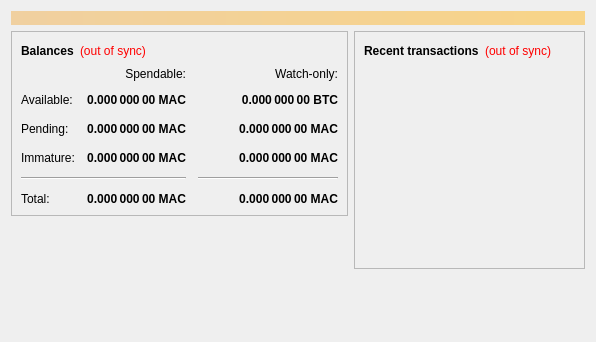
<?xml version="1.0" encoding="UTF-8"?>
<ui version="4.0">
 <class>OverviewPage</class>
 <widget class="QWidget" name="OverviewPage">
  <property name="geometry">
   <rect>
    <x>0</x>
    <y>0</y>
    <width>596</width>
    <height>342</height>
   </rect>
  </property>
  <property name="windowTitle">
   <string>Form</string>
  </property>
  <layout class="QVBoxLayout" name="topLayout">
   <item>
    <widget class="QLabel" name="labelAlerts">
     <property name="visible">
      <bool>false</bool>
     </property>
     <property name="styleSheet">
      <string notr="true">background-color: qlineargradient(x1: 0, y1: 0, x2: 1, y2: 0, stop:0 #F0D0A0, stop:1 #F8D488); color:#000000;</string>
     </property>
     <property name="wordWrap">
      <bool>true</bool>
     </property>
     <property name="margin">
      <number>3</number>
     </property>
    </widget>
   </item>
   <item>
    <layout class="QHBoxLayout" name="horizontalLayout" stretch="1,1">
     <item>
      <layout class="QVBoxLayout" name="verticalLayout_2">
       <item>
        <widget class="QFrame" name="frame">
         <property name="frameShape">
          <enum>QFrame::StyledPanel</enum>
         </property>
         <property name="frameShadow">
          <enum>QFrame::Raised</enum>
         </property>
         <layout class="QVBoxLayout" name="verticalLayout_4">
          <item>
           <layout class="QHBoxLayout" name="horizontalLayout_4">
            <item>
             <widget class="QLabel" name="label_5">
              <property name="font">
               <font>
                <weight>75</weight>
                <bold>true</bold>
               </font>
              </property>
              <property name="text">
               <string>Balances</string>
              </property>
             </widget>
            </item>
            <item>
             <widget class="QLabel" name="labelWalletStatus">
              <property name="cursor">
               <cursorShape>WhatsThisCursor</cursorShape>
              </property>
              <property name="toolTip">
               <string>The displayed information may be out of date. Your wallet automatically synchronizes with the McGregor network after a connection is established, but this process has not completed yet.</string>
              </property>
              <property name="styleSheet">
               <string notr="true">QLabel { color: red; }</string>
              </property>
              <property name="text">
               <string notr="true">(out of sync)</string>
              </property>
              <property name="alignment">
               <set>Qt::AlignLeading|Qt::AlignLeft|Qt::AlignVCenter</set>
              </property>
             </widget>
            </item>
            <item>
             <spacer name="horizontalSpacer_3">
              <property name="orientation">
               <enum>Qt::Horizontal</enum>
              </property>
              <property name="sizeHint" stdset="0">
               <size>
                <width>40</width>
                <height>20</height>
               </size>
              </property>
             </spacer>
            </item>
           </layout>
          </item>
          <item>
           <layout class="QGridLayout" name="gridLayout">
            <property name="spacing">
             <number>12</number>
            </property>
            <item row="2" column="2">
             <widget class="QLabel" name="labelWatchPending">
              <property name="font">
               <font>
                <weight>75</weight>
                <bold>true</bold>
               </font>
              </property>
              <property name="cursor">
               <cursorShape>IBeamCursor</cursorShape>
              </property>
              <property name="toolTip">
               <string>Unconfirmed transactions to watch-only addresses</string>
              </property>
              <property name="text">
               <string notr="true">0.000 000 00 MAC</string>
              </property>
              <property name="alignment">
               <set>Qt::AlignRight|Qt::AlignTrailing|Qt::AlignVCenter</set>
              </property>
              <property name="textInteractionFlags">
               <set>Qt::LinksAccessibleByMouse|Qt::TextSelectableByKeyboard|Qt::TextSelectableByMouse</set>
              </property>
             </widget>
            </item>
            <item row="2" column="1">
             <widget class="QLabel" name="labelUnconfirmed">
              <property name="font">
               <font>
                <weight>75</weight>
                <bold>true</bold>
               </font>
              </property>
              <property name="cursor">
               <cursorShape>IBeamCursor</cursorShape>
              </property>
              <property name="toolTip">
               <string>Total of transactions that have yet to be confirmed, and do not yet count toward the spendable balance</string>
              </property>
              <property name="text">
               <string notr="true">0.000 000 00 MAC</string>
              </property>
              <property name="alignment">
               <set>Qt::AlignRight|Qt::AlignTrailing|Qt::AlignVCenter</set>
              </property>
              <property name="textInteractionFlags">
               <set>Qt::LinksAccessibleByMouse|Qt::TextSelectableByKeyboard|Qt::TextSelectableByMouse</set>
              </property>
             </widget>
            </item>
            <item row="3" column="2">
             <widget class="QLabel" name="labelWatchImmature">
              <property name="font">
               <font>
                <weight>75</weight>
                <bold>true</bold>
               </font>
              </property>
              <property name="cursor">
               <cursorShape>IBeamCursor</cursorShape>
              </property>
              <property name="toolTip">
               <string>Mined balance in watch-only addresses that has not yet matured</string>
              </property>
              <property name="text">
               <string notr="true">0.000 000 00 MAC</string>
              </property>
              <property name="alignment">
               <set>Qt::AlignRight|Qt::AlignTrailing|Qt::AlignVCenter</set>
              </property>
              <property name="textInteractionFlags">
               <set>Qt::LinksAccessibleByMouse|Qt::TextSelectableByKeyboard|Qt::TextSelectableByMouse</set>
              </property>
             </widget>
            </item>
            <item row="4" column="0" colspan="2">
             <widget class="Line" name="line">
              <property name="orientation">
               <enum>Qt::Horizontal</enum>
              </property>
             </widget>
            </item>
            <item row="4" column="2">
             <widget class="Line" name="lineWatchBalance">
              <property name="sizePolicy">
               <sizepolicy hsizetype="Preferred" vsizetype="Fixed">
                <horstretch>0</horstretch>
                <verstretch>0</verstretch>
               </sizepolicy>
              </property>
              <property name="minimumSize">
               <size>
                <width>140</width>
                <height>0</height>
               </size>
              </property>
              <property name="orientation">
               <enum>Qt::Horizontal</enum>
              </property>
             </widget>
            </item>
            <item row="5" column="0">
             <widget class="QLabel" name="labelTotalText">
              <property name="text">
               <string>Total:</string>
              </property>
             </widget>
            </item>
            <item row="3" column="1">
             <widget class="QLabel" name="labelImmature">
              <property name="font">
               <font>
                <weight>75</weight>
                <bold>true</bold>
               </font>
              </property>
              <property name="cursor">
               <cursorShape>IBeamCursor</cursorShape>
              </property>
              <property name="toolTip">
               <string>Mined balance that has not yet matured</string>
              </property>
              <property name="text">
               <string notr="true">0.000 000 00 MAC</string>
              </property>
              <property name="alignment">
               <set>Qt::AlignRight|Qt::AlignTrailing|Qt::AlignVCenter</set>
              </property>
              <property name="textInteractionFlags">
               <set>Qt::LinksAccessibleByMouse|Qt::TextSelectableByKeyboard|Qt::TextSelectableByMouse</set>
              </property>
             </widget>
            </item>
            <item row="2" column="3">
             <spacer name="horizontalSpacer_2">
              <property name="orientation">
               <enum>Qt::Horizontal</enum>
              </property>
              <property name="sizeHint" stdset="0">
               <size>
                <width>40</width>
                <height>20</height>
               </size>
              </property>
             </spacer>
            </item>
            <item row="3" column="0">
             <widget class="QLabel" name="labelImmatureText">
              <property name="text">
               <string>Immature:</string>
              </property>
             </widget>
            </item>
            <item row="5" column="1">
             <widget class="QLabel" name="labelTotal">
              <property name="font">
               <font>
                <weight>75</weight>
                <bold>true</bold>
               </font>
              </property>
              <property name="cursor">
               <cursorShape>IBeamCursor</cursorShape>
              </property>
              <property name="toolTip">
               <string>Your current total balance</string>
              </property>
              <property name="text">
               <string notr="true">0.000 000 00 MAC</string>
              </property>
              <property name="alignment">
               <set>Qt::AlignRight|Qt::AlignTrailing|Qt::AlignVCenter</set>
              </property>
              <property name="textInteractionFlags">
               <set>Qt::LinksAccessibleByMouse|Qt::TextSelectableByKeyboard|Qt::TextSelectableByMouse</set>
              </property>
             </widget>
            </item>
            <item row="5" column="2">
             <widget class="QLabel" name="labelWatchTotal">
              <property name="font">
               <font>
                <weight>75</weight>
                <bold>true</bold>
               </font>
              </property>
              <property name="cursor">
               <cursorShape>IBeamCursor</cursorShape>
              </property>
              <property name="toolTip">
               <string>Current total balance in watch-only addresses</string>
              </property>
              <property name="text">
               <string notr="true">0.000 000 00 MAC</string>
              </property>
              <property name="alignment">
               <set>Qt::AlignRight|Qt::AlignTrailing|Qt::AlignVCenter</set>
              </property>
              <property name="textInteractionFlags">
               <set>Qt::LinksAccessibleByMouse|Qt::TextSelectableByKeyboard|Qt::TextSelectableByMouse</set>
              </property>
             </widget>
            </item>
            <item row="0" column="2">
             <widget class="QLabel" name="labelWatchonly">
              <property name="text">
               <string>Watch-only:</string>
              </property>
              <property name="alignment">
               <set>Qt::AlignRight|Qt::AlignTrailing|Qt::AlignVCenter</set>
              </property>
             </widget>
            </item>
            <item row="1" column="0">
             <widget class="QLabel" name="labelBalanceText">
              <property name="text">
               <string>Available:</string>
              </property>
             </widget>
            </item>
            <item row="1" column="1">
             <widget class="QLabel" name="labelBalance">
              <property name="font">
               <font>
                <weight>75</weight>
                <bold>true</bold>
               </font>
              </property>
              <property name="cursor">
               <cursorShape>IBeamCursor</cursorShape>
              </property>
              <property name="toolTip">
               <string>Your current spendable balance</string>
              </property>
              <property name="text">
               <string notr="true">0.000 000 00 MAC</string>
              </property>
              <property name="alignment">
               <set>Qt::AlignRight|Qt::AlignTrailing|Qt::AlignVCenter</set>
              </property>
              <property name="textInteractionFlags">
               <set>Qt::LinksAccessibleByMouse|Qt::TextSelectableByKeyboard|Qt::TextSelectableByMouse</set>
              </property>
             </widget>
            </item>
            <item row="1" column="2">
             <widget class="QLabel" name="labelWatchAvailable">
              <property name="font">
               <font>
                <weight>75</weight>
                <bold>true</bold>
               </font>
              </property>
              <property name="cursor">
               <cursorShape>IBeamCursor</cursorShape>
              </property>
              <property name="toolTip">
               <string>Your current balance in watch-only addresses</string>
              </property>
              <property name="text">
               <string notr="true">0.000 000 00 BTC</string>
              </property>
              <property name="alignment">
               <set>Qt::AlignRight|Qt::AlignTrailing|Qt::AlignVCenter</set>
              </property>
              <property name="textInteractionFlags">
               <set>Qt::LinksAccessibleByMouse|Qt::TextSelectableByKeyboard|Qt::TextSelectableByMouse</set>
              </property>
             </widget>
            </item>
            <item row="2" column="0">
             <widget class="QLabel" name="labelPendingText">
              <property name="text">
               <string>Pending:</string>
              </property>
             </widget>
            </item>
            <item row="0" column="1">
             <widget class="QLabel" name="labelSpendable">
              <property name="text">
               <string>Spendable:</string>
              </property>
              <property name="alignment">
               <set>Qt::AlignRight|Qt::AlignTrailing|Qt::AlignVCenter</set>
              </property>
             </widget>
            </item>
           </layout>
          </item>
         </layout>
        </widget>
       </item>
       <item>
        <spacer name="verticalSpacer">
         <property name="orientation">
          <enum>Qt::Vertical</enum>
         </property>
         <property name="sizeHint" stdset="0">
          <size>
           <width>20</width>
           <height>40</height>
          </size>
         </property>
        </spacer>
       </item>
      </layout>
     </item>
     <item>
      <layout class="QVBoxLayout" name="verticalLayout_3">
       <item>
        <widget class="QFrame" name="frame_2">
         <property name="frameShape">
          <enum>QFrame::StyledPanel</enum>
         </property>
         <property name="frameShadow">
          <enum>QFrame::Raised</enum>
         </property>
         <layout class="QVBoxLayout" name="verticalLayout">
          <item>
           <layout class="QHBoxLayout" name="horizontalLayout_2">
            <item>
             <widget class="QLabel" name="label_4">
              <property name="font">
               <font>
                <weight>75</weight>
                <bold>true</bold>
               </font>
              </property>
              <property name="text">
               <string>Recent transactions</string>
              </property>
             </widget>
            </item>
            <item>
             <widget class="QLabel" name="labelTransactionsStatus">
              <property name="cursor">
               <cursorShape>WhatsThisCursor</cursorShape>
              </property>
              <property name="toolTip">
               <string>The displayed information may be out of date. Your wallet automatically synchronizes with the McGregor network after a connection is established, but this process has not completed yet.</string>
              </property>
              <property name="styleSheet">
               <string notr="true">QLabel { color: red; }</string>
              </property>
              <property name="text">
               <string notr="true">(out of sync)</string>
              </property>
              <property name="alignment">
               <set>Qt::AlignRight|Qt::AlignTrailing|Qt::AlignVCenter</set>
              </property>
             </widget>
            </item>
            <item>
             <spacer name="horizontalSpacer">
              <property name="orientation">
               <enum>Qt::Horizontal</enum>
              </property>
              <property name="sizeHint" stdset="0">
               <size>
                <width>40</width>
                <height>20</height>
               </size>
              </property>
             </spacer>
            </item>
           </layout>
          </item>
          <item>
           <widget class="QListView" name="listTransactions">
            <property name="styleSheet">
             <string notr="true">QListView { background: transparent; }</string>
            </property>
            <property name="frameShape">
             <enum>QFrame::NoFrame</enum>
            </property>
            <property name="verticalScrollBarPolicy">
             <enum>Qt::ScrollBarAlwaysOff</enum>
            </property>
            <property name="horizontalScrollBarPolicy">
             <enum>Qt::ScrollBarAlwaysOff</enum>
            </property>
            <property name="selectionMode">
             <enum>QAbstractItemView::NoSelection</enum>
            </property>
           </widget>
          </item>
         </layout>
        </widget>
       </item>
       <item>
        <spacer name="verticalSpacer_2">
         <property name="orientation">
          <enum>Qt::Vertical</enum>
         </property>
         <property name="sizeHint" stdset="0">
          <size>
           <width>20</width>
           <height>40</height>
          </size>
         </property>
        </spacer>
       </item>
      </layout>
     </item>
    </layout>
   </item>
  </layout>
 </widget>
 <resources/>
 <connections/>
</ui>
